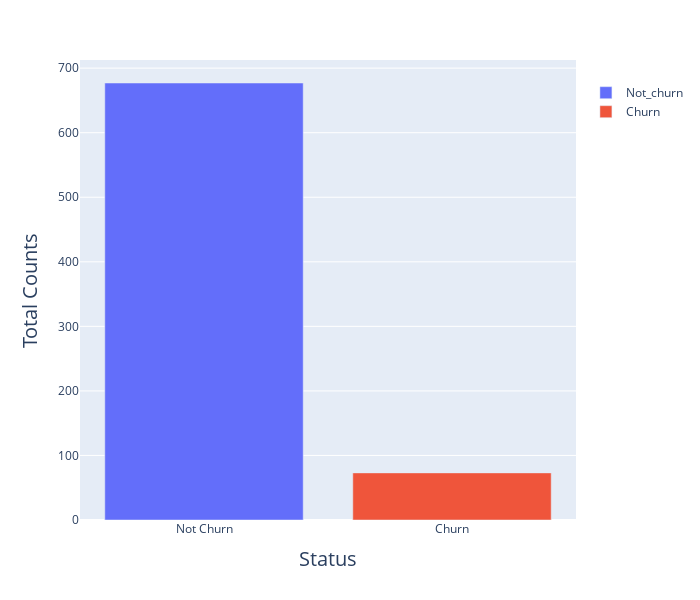

Notebook code cell kept with this figure:
### Code cell
chrun_prop = dataset_test['churn'].value_counts().to_frame()
fig = px.bar(data_frame=chrun_prop, x=chrun_prop.index, y='churn', color=['Not_churn', 'Churn'])
fig.update_layout(
    width=700, 
    height=600, 
    legend=dict(title=' '),
    xaxis=dict(tickvals=[0,1], ticktext=['Not Churn', 'Churn'], title='Status', title_font=dict(size=20)),
    yaxis=dict(title='Total Counts', title_font=dict(size=20))
)
fig.update_traces(
    hovertemplate='Status: %{x}<br>Total Counts: %{y}',
)
fig.show()

### Figure 1 — Plotly figure (JSON) as saved in the notebook; plotly's stock layout.template omitted (floating-point values rounded to 4 significant figures)
{"data": [{"alignmentgroup": "True", "hovertemplate": "Status: %{x}<br>Total Counts: %{y}", "legendgroup": "Not_churn", "marker": {"color": "#636efa", "pattern": {"shape": ""}}, "name": "Not_churn", "offsetgroup": "Not_churn", "orientation": "v", "showlegend": true, "textposition": "auto", "type": "bar", "x": [0], "xaxis": "x", "y": [677], "yaxis": "y"}, {"alignmentgroup": "True", "hovertemplate": "Status: %{x}<br>Total Counts: %{y}", "legendgroup": "Churn", "marker": {"color": "#EF553B", "pattern": {"shape": ""}}, "name": "Churn", "offsetgroup": "Churn", "orientation": "v", "showlegend": true, "textposition": "auto", "type": "bar", "x": [1], "xaxis": "x", "y": [73], "yaxis": "y"}], "layout": {"barmode": "relative", "height": 600, "legend": {"title": {"text": " "}, "tracegroupgap": 0}, "margin": {"t": 60}, "width": 700, "xaxis": {"anchor": "y", "domain": [0, 1], "ticktext": ["Not Churn", "Churn"], "tickvals": [0, 1], "title": {"font": {"size": 20}, "text": "Status"}}, "yaxis": {"anchor": "x", "domain": [0, 1], "title": {"font": {"size": 20}, "text": "Total Counts"}}}}
